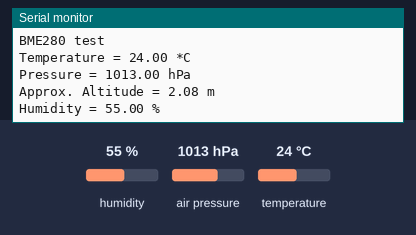
Simulated run of this sketch. Board: Arduino Uno, built with avr-gcc and run on an emulated ATmega328P. On the bench: the last lines printed to the serial monitor. The inputs (shaded band) are chosen by the test bench; at power-on: humidity 55 %, air pressure 1013 hPa, temperature 24 °C.

Above: at 1.2 s.
1.3 s: humidity set to 22 %
At 3.3 s:
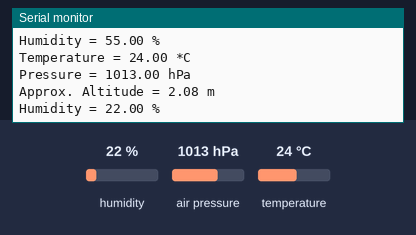
3.6 s: air pressure set to 952 hPa
At 4.9 s:
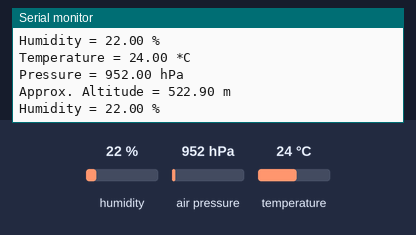
5.9 s: temperature set to 12 °C
8.2 s: air pressure set to 1000 hPa
At 10.9 s:
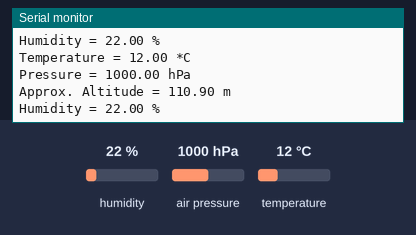
Timing chart, 0 to 12.4 s (numbered marks = the images above; inputs shaded):
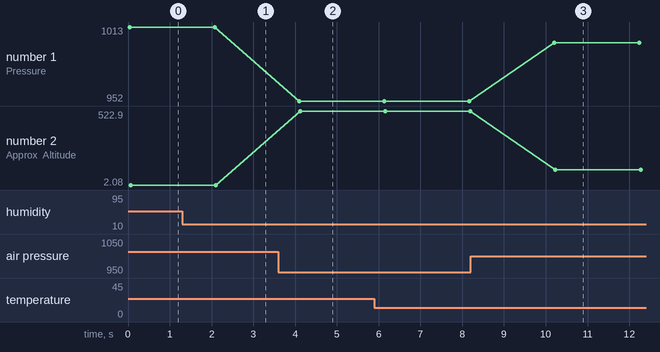

Measured:
- after the input at 1.3 s, the serial monitor: prints a new line after 0.83 s (image 1)
- after the input at 3.6 s, the serial monitor: prints a new line after 0.51 s (image 2)
- after the input at 8.2 s, the serial monitor: prints a new line after 2.0 s (image 3)
- plotted number 1: 1013 → 952 after the input at 3.6 s, 952 → 1000 after the input at 8.2 s
- plotted number 2: 2.08 → 522.9 after the input at 3.6 s, 522.9 → 110.9 after the input at 8.2 s

The sketch:

tph_sensor.ino
```cpp
//#include <Wire.h>
//#include <SPI.h>
//#include <Adafruit_Sensor.h>
#include <Adafruit_BME280.h>

#define BME_SCK 13
#define BME_MISO 12
#define BME_MOSI 11
#define BME_CS

#define SEALEVELPRESSURE_HPA (1013.25)

Adafruit_BME280 bme; // I2C

void setup() {
  Serial.begin(9600);
  Serial.println(F("BME280 test"));

  if (!bme.begin()) {
    Serial.println("Could not find a valid BME280 sensor, check wiring!");
    while (1);
  }
}

void loop() {
    Serial.print("Temperature = ");
    Serial.print(bme.readTemperature());
    Serial.println(" *C");

    Serial.print("Pressure = ");

    Serial.print(bme.readPressure() / 100.0F);
    Serial.println(" hPa");

    Serial.print("Approx. Altitude = ");
    Serial.print(bme.readAltitude(SEALEVELPRESSURE_HPA));
    Serial.println(" m");

    Serial.print("Humidity = ");
    Serial.print(bme.readHumidity());
    Serial.println(" %");

    Serial.println();
    delay(2000);
}
```
